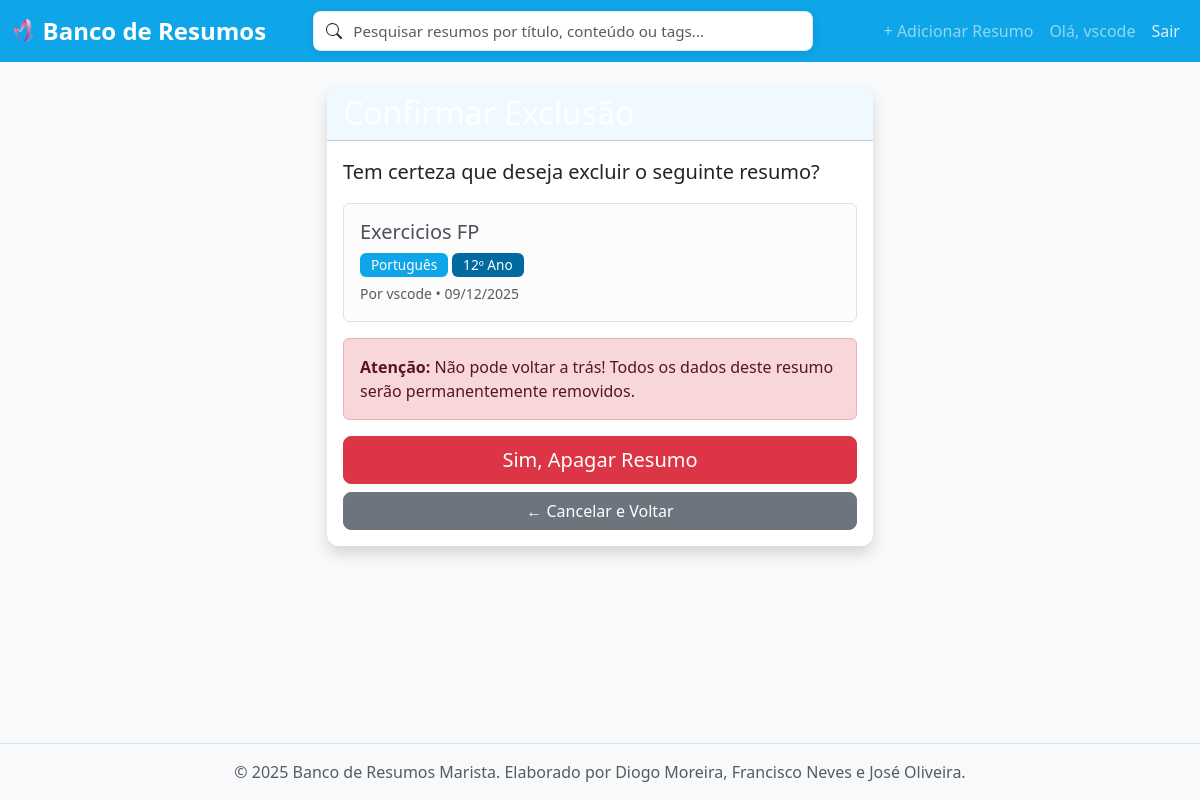
Screenshot of /resumo/8/deletar/ (signed in) with the database file from the repository.
### resumos/models.py (models this page shows, shortened)
class Resumo(models.Model):
    titulo = models.CharField(max_length=200)
    conteudo = models.TextField()
    disciplina = models.ForeignKey(
        Disciplina, on_delete=models.CASCADE, related_name='resumos')
    ano = models.ForeignKey(
        Ano, on_delete=models.CASCADE, related_name='resumos')
    autor = models.ForeignKey(
        User, on_delete=models.CASCADE, related_name='resumos')
    data_criacao = models.DateTimeField(auto_now_add=True)
    data_atualizacao = models.DateTimeField(auto_now=True)
    ficheiro = models.FileField(upload_to='resumos/')
    tags = models.ManyToManyField(Tag, related_name='resumos', blank=True)
    class Meta:
        verbose_name_plural = "Resumos"
        ordering = ['-data_criacao']

class Disciplina(models.Model):
    nome = models.CharField(max_length=100, unique=True)
    anos_disponiveis = models.ManyToManyField(
        Ano, related_name='disciplinas', blank=True)
    class Meta:
        verbose_name_plural = "Disciplinas"

class Ano(models.Model):
    numero = models.IntegerField(unique=True)  # 7, 8, 9, 10, 11, 12
    class Meta:
        verbose_name_plural = "Anos"
        ordering = ['numero']

### resumos/views.py (the view)
# urls.py: path('resumo/<int:pk>/deletar/', views.apagar_resumo, name='apagar'),
@login_required
def apagar_resumo(request, pk):
    resumo = get_object_or_404(Resumo, pk=pk)
    if resumo.autor != request.user:
        messages.error(request, 'Não tem permissão para apagar este resumo.')
        return redirect('resumos:detalhe', pk=pk)
    if request.method == 'POST':
        resumo.delete()
        messages.success(request, 'Resumo apagado com sucesso!')
        return redirect('resumos:lista')
    return render(request, 'resumos/confirmar_delete.html', {'resumo': resumo})

### resumos/templates/resumos/confirmar_delete.html (shortened to what this page needs)
{% extends 'resumos/base.html' %}
{% block content %}
<div class="row">
    <div class="col-lg-6 mx-auto">
        <div class="card shadow border-danger">
            <div class="card-header bg-danger text-white">
                <h2 class="mb-0"> Confirmar Exclusão</h2>
            </div>
            <div class="card-body">
                <p class="lead">Tem certeza que deseja excluir o seguinte resumo?</p>
                <div class="alert alert-light border">
                    <h5>{{ resumo.titulo }}</h5>
                    <p class="mb-1">
                        <span class="badge bg-primary">{{ resumo.disciplina.nome }}</span>
                        <span class="badge bg-secondary">{{ resumo.ano.numero }}º Ano</span>
                    </p>
                    <p class="text-muted mb-0">
                        <small>Por {{ resumo.autor.username }} • {{ resumo.data_criacao|date:"d/m/Y" }}</small>
                    </p>
                </div>
                <div class="alert alert-danger">
                    <strong> Atenção:</strong> Não pode voltar a trás! Todos os dados deste resumo serão permanentemente removidos.
                </div>
                <form method="post">
                    <div class="d-grid gap-2">
                        <button type="submit" class="btn btn-danger btn-lg">
                             Sim, Apagar Resumo
                        </button>
                        <a href="{% url 'resumos:detalhe' resumo.pk %}" class="btn btn-secondary">
                            ← Cancelar e Voltar
                        </a>
                    </div>
                </form>
            </div>
        </div>
    </div>
</div>
{% endblock %}

### resumos/templates/resumos/base.html (shortened to what this page needs)
{% load static %}
<!DOCTYPE html>
<html lang="pt">
<head>
    <link href="https://cdn.jsdelivr.net/npm/bootstrap@5.3.0/dist/css/bootstrap.min.css" rel="stylesheet">
    <link rel="stylesheet" href="{% static 'resumos/css/style.css' %}">
</head>
<body>
    <nav class="navbar navbar-expand-lg navbar-dark" style="background-color: #0ea5e9;">
        <div class="container-fluid">
            <a class="navbar-brand d-flex align-items-center" href="{% url 'resumos:lista' %}">
                <img src="{% static 'resumos/images/marista-logo.png' %}" alt="Banco de Resumos" class="navbar-logo me-2" style="height:24px; width:auto; object-fit:contain;">
                <span class="fs-4 fw-bold">Banco de Resumos</span>
            </a>
            <div class="collapse navbar-collapse" id="navbarNav">
                <form method="get" action="{% url 'resumos:lista' %}" class="d-flex mx-auto search-form" style="max-width: 500px; width: 100%;">
                    <div class="input-group">
                        <span class="input-group-text bg-white border-end-0">
                        </span>
                        <input
                            type="search"
                            name="search"
                            class="form-control border-start-0 ps-0"
                            placeholder="Pesquisar resumos por título, conteúdo ou tags..."
                            value="{{ request.GET.search }}"
                            aria-label="Pesquisar">
                    </div>
                </form>
                <ul class="navbar-nav ms-auto">
                    {% if user.is_authenticated %}
                    <li class="nav-item">
                        <a class="nav-link" href="{% url 'resumos:criar' %}"> + Adicionar Resumo</a>
                    </li>
                    <li class="nav-item">
                        <span class="nav-link"> Olá, {{ user.username }}</span>
                    </li>
                    <li class="nav-item">
                        <form method="post" action="{% url 'logout' %}" style="display: inline;">
                            <button type="submit" class="nav-link btn btn-link" style="border: none; background: none; cursor: pointer;">
                                Sair
                            </button>
                        </form>
                    </li>
                    {% endif %}
                </ul>
            </div>
        </div>
    </nav>
    <main class="container my-4">
        {% block content %}
        {% endblock %}
    </main>
    <footer class="bg-light text-center text-muted py-3 mt-5">
        <div class="container">
            <p class="mb-0">&copy; 2025 Banco de Resumos Marista. Elaborado por Diogo Moreira, Francisco Neves e José Oliveira.</p>
        </div>
    </footer>
</body>
</html>

### resumos/static/resumos/css/style.css (style rules this page uses)
:root { --primary-50: #f0f9ff; --primary-100: #e0f2fe; --primary-200: #bae6fd; --primary-300: #7dd3fc; --primary-400: #38bdf8; --primary-500: #0ea5e9; --primary-600: #0284c7; --primary-700: #0369a1; --primary-800: #075985; --primary-900: #0c4a6e; --primary-950: #082f49; --primary-color: var(--primary-500); --primary-dark: var(--primary-700); --primary-light: var(--primary-300); --secondary-color: #6c757d; --success-color: #10b981; --danger-color: #ef4444; --warning-color: #f59e0b; --bg-color: #f8fafc; --card-bg: #ffffff; --text-color: #1e293b; --text-muted: #64748b; --border-color: #e2e8f0; }
body { font-family: 'Segoe UI', Tahoma, Geneva, Verdana, sans-serif; background-color: var(--bg-color); color: var(--text-color); min-height: 100vh; display: flex; flex-direction: column; transition: background-color 0.3s ease, color 0.3s ease; }
main { flex: 1; }
.navbar-brand { display: inline-flex; align-items: center; font-weight: bold; font-size: 1.2rem; }
.navbar-brand .navbar-logo { height: 24px; max-height: 28px; width: auto; display: inline-block; border-radius: 6px; object-fit: contain; }
.search-form .input-group { box-shadow: 0 2px 8px rgba(0, 0, 0, 0.1); border-radius: 8px; overflow: hidden; }
.search-form .input-group-text { border: 1px solid #e2e8f0; padding: 0.5rem 0.75rem; }
.search-form .form-control { border: 1px solid #e2e8f0; padding: 0.5rem 0.75rem; font-size: 0.95rem; }
.navbar-nav .btn-link { color: rgba(255, 255, 255, 0.85); text-decoration: none; padding: 0.5rem 1rem; transition: color 0.2s; }
.card { transition: transform 0.2s ease-in-out, box-shadow 0.2s ease-in-out; border: none; border-radius: 12px; box-shadow: 0 1px 3px rgba(0, 0, 0, 0.1); }
.card-header { font-weight: 600; background-color: var(--primary-50) !important; color: var(--primary-900); border-radius: 12px 12px 0 0 !important; }
.badge { font-size: 0.85rem; padding: 0.4em 0.8em; font-weight: 500; }
.badge.bg-primary { background-color: var(--primary-500) !important; }
.badge.bg-secondary { background-color: var(--primary-700) !important; }
.btn { transition: all 0.2s; border-radius: 8px; }
footer { margin-top: auto; background-color: #f8f9fa; border-top: 1px solid #dee2e6; }

### rows the page displays
Resumo: titulo "Exercicios FP", disciplina.nome "Português", ano.numero "12", autor.username "vscode", data_criacao "09/12/2025"

### other values shown
{{ user.username }} "vscode"
